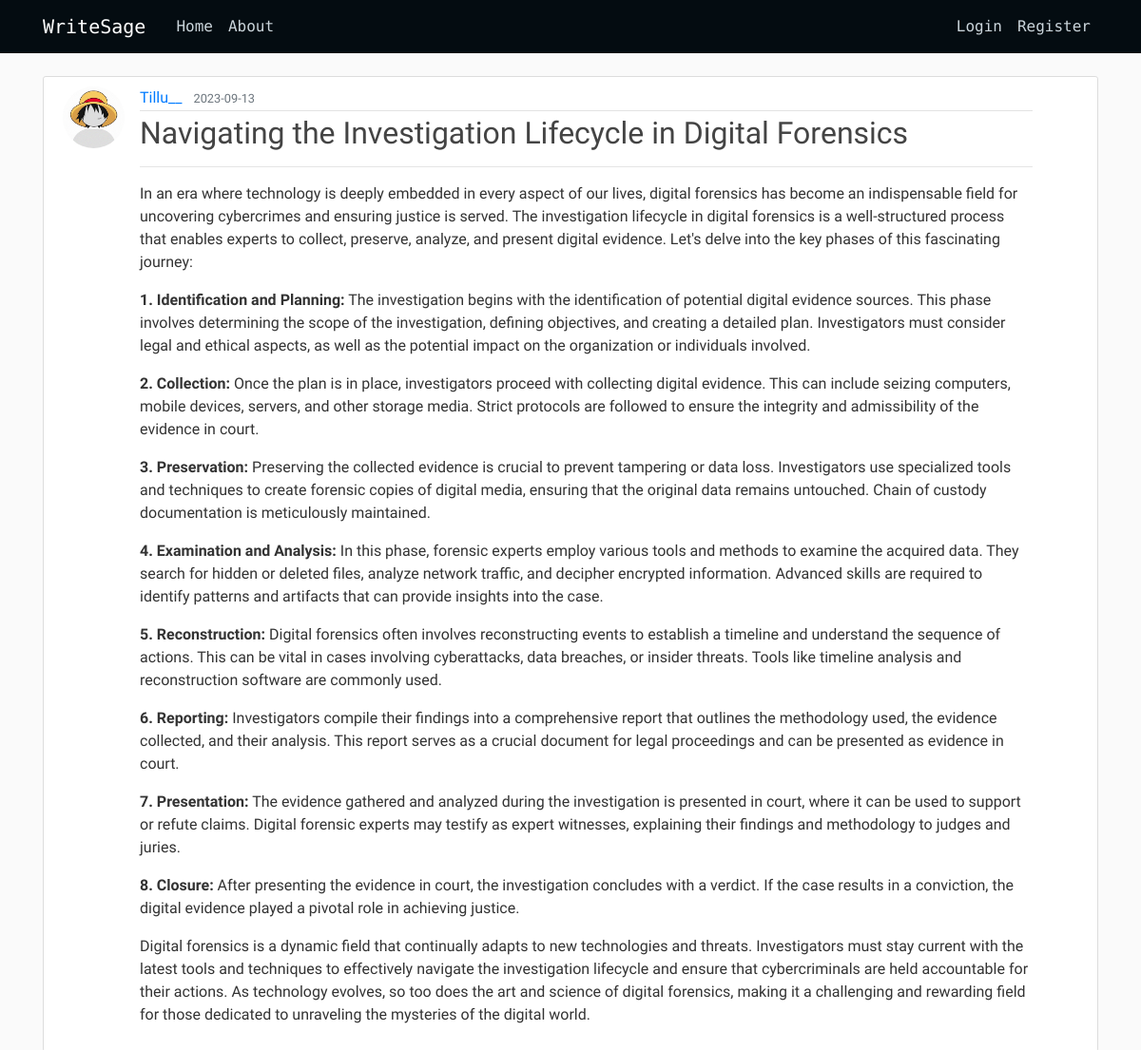
Screenshot of /post/2 with the database file from the repository.
### writesage/models.py (models this page shows, shortened)
class User(db.Model, UserMixin):
    id = db.Column(db.Integer, primary_key=True)
    username = db.Column(db.String(20),unique=True,nullable=False)
    email=db.Column(db.String(120),unique=True,nullable=False)
    image_file = db.Column(db.String(20),nullable=False,default='default.jpg')
    password=db.Column(db.String(60),nullable=False)
    posts = db.relationship('Post',backref='author',lazy=True)

class Post(db.Model):
    id = db.Column(db.Integer, primary_key=True)
    title = db.Column(db.String(100),nullable=False)
    date_posted = db.Column(db.DateTime,nullable=False,default=datetime.utcnow())
    desc = db.Column(db.Text,nullable=False)
    content = db.Column(db.Text,nullable=False)
    user_id = db.Column(db.Integer,db.ForeignKey('user.id'),nullable=False)

### writesage/posts/routes.py (the view)
@posts.route('/post/<int:post_id>')
def post(post_id):
    post = Post.query.get_or_404(post_id)
    return render_template('post.html',title = post.title, post=post)

### writesage/templates/post.html (shortened to what this page needs)
{% extends 'layout.html' %}
{% block hehe %}
<article class="media content-section">
    <img src="{{url_for('static',filename = 'pictures/' + post.author.image_file)}}" alt="" class="rounded-circle article-img">
    <div class="media-body mr-5">
        <div class="article-metadata">
            <a class="mr-2" href="{{url_for('users.user_posts',username = post.author.username)}}">{{ post.author.username }}</a>
            <small class="text-muted">{{ post.date_posted.strftime('%Y-%m-%d')}}</small>
        </div>
        <h2 class="article-title ">{{ post.title }}</h2>
        <hr>
        <p class="article-content "> {{ post.content|safe }}</p>
    </div>
</article>
{% endblock hehe%}

### writesage/static/main.css (style rules this page uses)
* { padding : 0px; }
body { background: #fafafa; color: #333333; margin-top: 5rem; }
h1, h2, h3, h4, h5, h6 { color: #444444; }
.content-section { background: #ffffff; padding: 10px 20px; border: 1px solid #dddddd; border-radius: 3px; margin-bottom: 20px; }
.article-title { color: #444444; }
.article-content { white-space: pre-line; }
.article-img { height: 65px; width: 65px; margin-right: 16px; }
.article-metadata { padding-bottom: 1px; margin-bottom: 4px; border-bottom: 1px solid #e3e3e3 }

### rows the page displays
User: image_file (placeholder picture), author.username "Tillu__"
Post: date_posted "2023-09-13", title "Navigating the Investigation Lifecycle in Digital Forensics", content "In an era where technology is deeply embedded in every aspect of our lives, digital forensics has become an indispensable field for uncovering cybercrimes and ensuring justice is served. The investigation lifecycle in digital forensics is a well-structured process that enables experts to collect, preserve, analyze, and present digital evidence. Let's delve into the key phases of this fascinating journey: 1. Identification and Planning: The investigation begins with the identification of potential digital evidence sources. This phase involves determining the scope of the investigation, defining objectives, and creating a detailed plan. Investigators must consider legal and ethical aspects,…"
